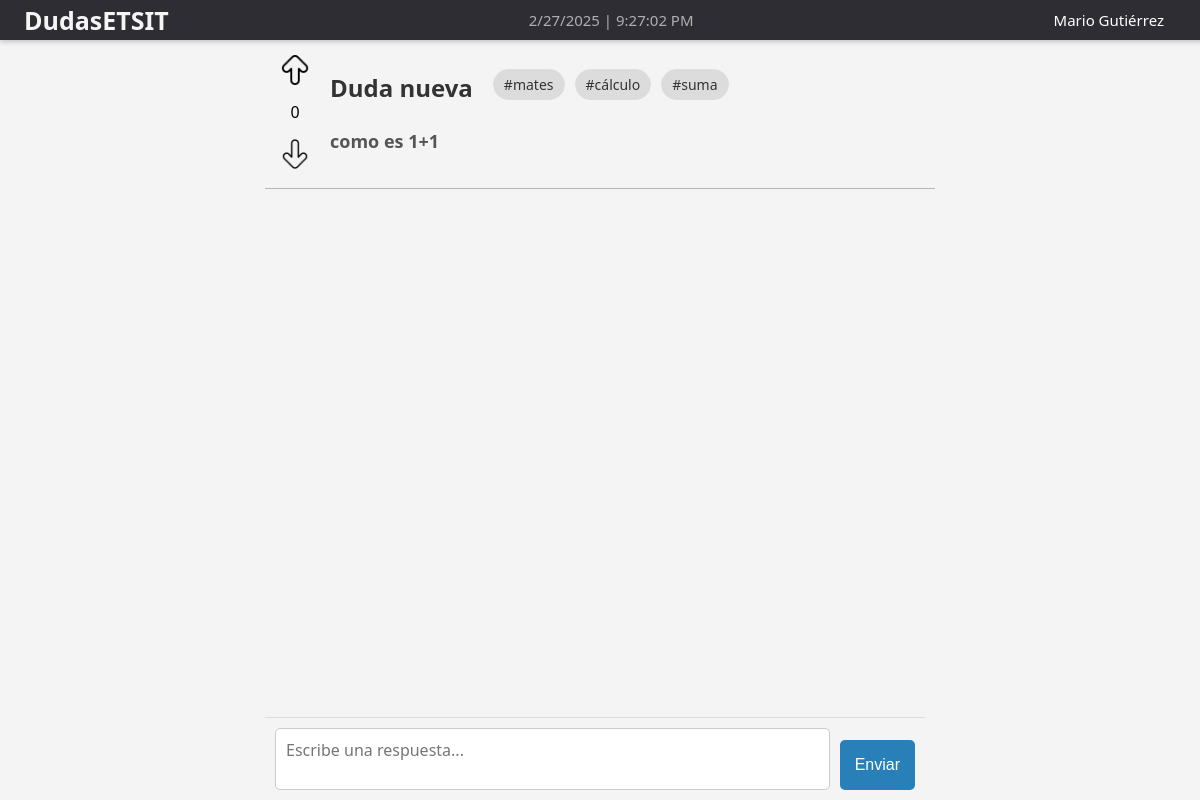
Before: /2ºGISD/issue/2 (signed in) with the older database file.
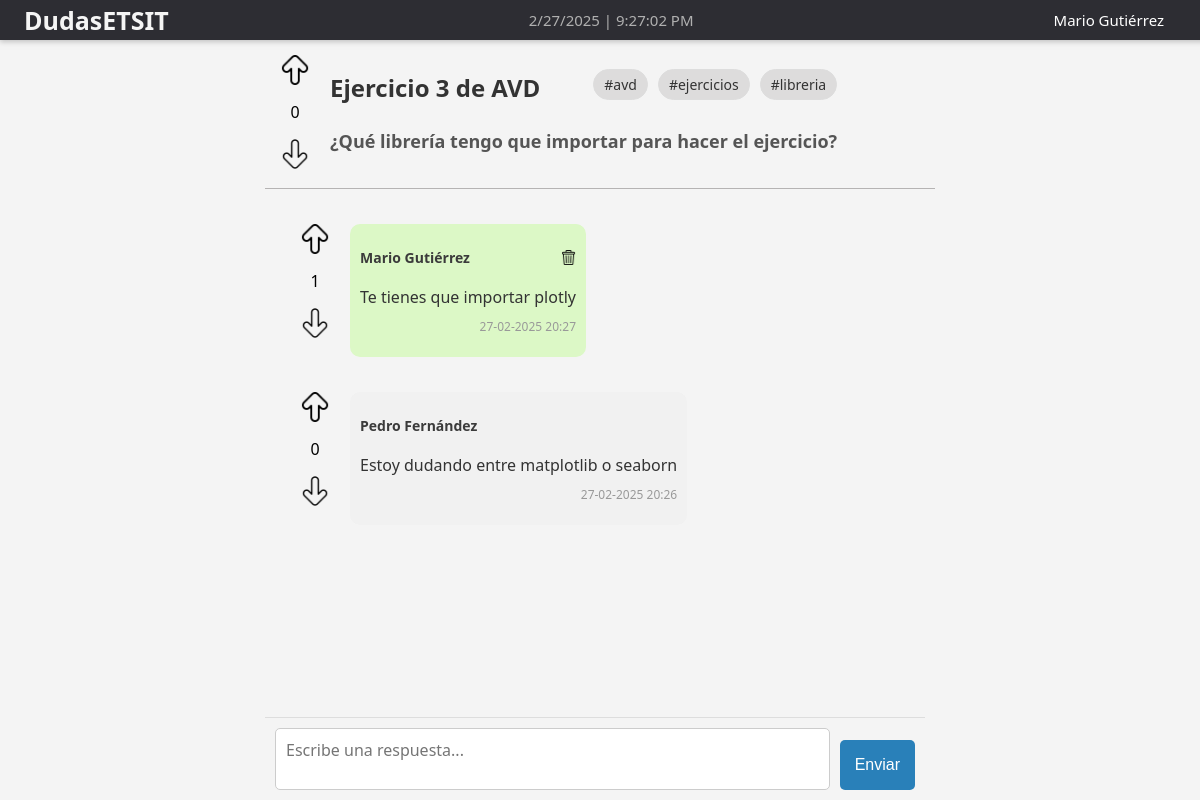
After: the same page with the newer database file.
### app.py (models this page shows, shortened)
class Issue(db.Model):
    __tablename__ = 'issue'
    id = db.Column(db.Integer, primary_key=True)
    title = db.Column(db.String(150), nullable=False)
    description = db.Column(db.String(500))
    created_at = db.Column(db.DateTime, default=datetime.now())
    modified_at = db.Column(db.DateTime, default=datetime.now())
    resolved = db.Column(db.Boolean, default=False)
    user_id = db.Column(db.Integer, db.ForeignKey('user.id'), nullable=False)
    group_id = db.Column(db.Integer, db.ForeignKey('group.id'), nullable=False)
    votes = db.Column(db.Integer, default=0)
    voters = db.relationship('User', secondary='issue_votes', backref=db.backref('voted_issues', lazy=True))

class Tag(db.Model):
    __tablename__ = 'tag'
    id = db.Column(db.Integer, primary_key=True)
    name = db.Column(db.String(100), unique=True, nullable=False)
    issues = db.relationship('Issue', secondary='issue_tags', backref=db.backref('tags', lazy=True))

class Message(db.Model):
    __tablename__ = 'message'
    id = db.Column(db.Integer, primary_key=True)
    content = db.Column(db.String(500), nullable=False)
    votes = db.Column(db.Integer, default=0)
    created_at = db.Column(db.DateTime, default=datetime.now())
    user_id = db.Column(db.Integer, db.ForeignKey('user.id'), nullable=False)
    issue_id = db.Column(db.Integer, db.ForeignKey('issue.id', ondelete='CASCADE'), nullable=False)
    voters = db.relationship('User', secondary='message_votes', backref=db.backref('voted_messages', lazy=True))
    issue = db.relationship('Issue', backref=db.backref('message', lazy=True, cascade="all, delete-orphan"))

class User(UserMixin, db.Model):
    __tablename__ = 'user'
    id = db.Column(db.Integer, primary_key=True)
    username = db.Column(db.String(150), unique=True, nullable=False)
    password = db.Column(db.LargeBinary, nullable=False)
    email = db.Column(db.String(150), unique=True, nullable=False)
    messages = db.relationship('Message', backref=db.backref('user', lazy=True))
    group_id = db.Column(db.Integer, db.ForeignKey('group.id'), nullable=False)
    issues = db.relationship('Issue', backref=db.backref('user', lazy=True))

### app.py (the view, shortened to what this page needs)
@app.route('/<group>/issue/<id>', methods=['GET', 'POST'])
@login_required
def issue(group, id):
    issue = Issue.query.filter_by(id=id).first()
    user_issue_vote = IssueVotes.query.filter_by(user_id=current_user.id, issue_id=issue.id).first()
    if user_issue_vote:
        user_issue_vote = user_issue_vote.vote_type
    messages = Message.query.filter_by(issue_id=id).order_by(Message.created_at.asc()).options(joinedload(Message.user)).all()
    message_votes = {}
    for message in messages:
        upvotes = len([vote for vote in message.message_votes if vote.vote_type == 1])
        downvotes = len([vote for vote in message.message_votes if vote.vote_type == -1])
        total_votes = upvotes - downvotes
        message_votes[message.id] = total_votes
    sorted_messages = sorted(messages, key=lambda m: message_votes[m.id], reverse=True)
    user_votes = {}
    for message in sorted_messages:
        user_vote = MessageVotes.query.filter_by(user_id=current_user.id, message_id=message.id).first()
        if user_vote:
            user_votes[message.id] = user_vote.vote_type
        else:
            user_votes[message.id] = 0
    return render_template('issue.html', group=group, issue=issue, messages=sorted_messages, message_votes=message_votes, user_votes=user_votes, user_issue_vote=user_issue_vote)

### app.py (called while the page is built)
@login_manager.user_loader
def load_user(user_id):
    return User.query.get(int(user_id))

### templates/issue.html (shortened to what the changed rows need)
<!DOCTYPE html>
<html>
<head>
</head>
<body>
    <div class="content-container">
        <div class="issue_and_answers">
            <div class="rating-and-issue">
                <div id="rating">
                    <img
                        {% if user_issue_vote == 1 %}
                            src="{{ url_for('static', filename='arrow-up-voted.png') }}"
                        {% else  %}
                            src="{{ url_for('static', filename='arrow-up.png') }}"
                        {% endif %}
                        onclick="location.href='{{ url_for('voteup_issue', group=group, issueid=issue.id) }}'"
                    >
                    <p id="votes-{{ issue.id }}">{{ issue.votes }}</p>
                    <img
                        {% if user_issue_vote == -1 %}
                            src="{{ url_for('static', filename='arrow-down-voted.png') }}"
                        {% else %}
                            src="{{ url_for('static', filename='arrow-down.png') }}"
                        {% endif %}
                        onclick="location.href='{{ url_for('votedown_issue', group=group, issueid=issue.id) }}'"
                    >
                </div>
                <div class="issue-container">
                    <div class="issue-header">
                        <h1 onclick="joinRoom(this)" data-room="{{ issue.id }}">{{ issue.title }}</h1>
                        <div class="tags-container">
                            {% for tag in issue.tags %}
                                <span class="tag">#{{ tag.name }}</span>
                            {% endfor %}
                        </div>
                    </div>
                    <h2 id="description">{{ issue.description|safe }}</h2>
                </div>
            </div>
            <div id="answers-container">
                <div id="messages">
                    {% for message in messages %}
                        <div class="message-container">
                            <div id="rating">
                                <img
                                    {% if user_votes[message.id] == 1 %}
                                        src="{{ url_for('static', filename='arrow-up-voted.png') }}"
                                    {% else %}
                                        src="{{ url_for('static', filename='arrow-up.png') }}"
                                    {% endif %}
                                    {% if issue.resolved == False %}
                                        onclick="location.href='{{ url_for('voteup', group=group, id=issue.id, messageid=message.id) }}'"
                                    {% endif %}
                                >
                                <p id="votes-{{ message.id }}">{{ message.votes }}</p>
                                <img
                                    {% if user_votes[message.id] == -1 %}
                                        src="{{ url_for('static', filename='arrow-down-voted.png') }}"
                                    {% else %}
                                        src="{{ url_for('static', filename='arrow-down.png') }}"
                                    {% endif %}
                                    {% if issue.resolved == False %}
                                        onclick="location.href='{{ url_for('votedown', group=group, id=issue.id, messageid=message.id) }}'"
                                    {% endif %}
                                >
                            </div>
                            <div id="message" class="{{ 'sent' if message.user.username == current_user.username else 'received' }}">
                                <div class="message-header">
                                    <p class="username">{{ message.user.username }}</p>
                                    {% if current_user.id == message.user_id %}
                                        <img src="{{ url_for('static', filename='bin.png') }}" onclick="deleteMessage('{{ message.id }}')"></img>
                                    {% endif %}
                                </div>
                                <p class="content">{{ message.content|safe }}</p>
                                <p class="date">{{ message.created_at.strftime('%d-%m-%Y %H:%M') }}</p>
                            </div>
                        </div>
                    {% endfor %}
                </div>
            </div>
        </div>
    </div>
</body>
</html>

Changed rows visible on the page:
no longer on this page (row unchanged): Tag: name "mates"
no longer on this page (row unchanged): Tag: name "cálculo"
no longer on this page (row unchanged): Tag: name "suma"
changed Issue: title "Duda nueva" → "Ejercicio 3 de AVD"; description "como es 1+1" → "¿Qué librería tengo que importar para hacer el ejercicio?"
now on this page (row unchanged): Tag: name "avd"
added Tag: name "ejercicios"
added Tag: name "libreria"
added Message: votes "1", user.username "Mario Gutiérrez", content "Te tienes que importar plotly", created_at "27-02-2025 20:27"
added Message: votes "0", user.username "Pedro Fernández", content "Estoy dudando entre matplotlib o seaborn", created_at "27-02-2025 20:26"
